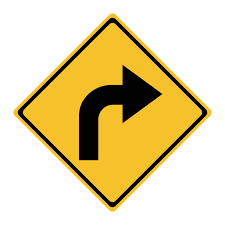
#> input picture Task2/Signs/turnright.png, 225 x 225 px, found by its file name
$ python test1.py
#> lines starting #> are read from the running program, lines starting #| are printed output that depends on the picture
import numpy as np
import cv2

def get_dominant_color(image,n_colors):
    pixels = np.float32(image).reshape((-1, 3))
    criteria = (cv2.TERM_CRITERIA_EPS + cv2.TERM_CRITERIA_MAX_ITER, 200, .1)
    flags, labels, centres = cv2.kmeans(
        pixels, n_colors, None, criteria, 10, cv2.KMEANS_RANDOM_CENTERS)
    return centres[0].astype(np.int32)


def get_square(image):
    gray = cv2.cvtColor(image, cv2.COLOR_BGR2GRAY)
    img = cv2.medianBlur(gray, 37)
    circles = cv2.HoughCircles(img, cv2.HOUGH_GRADIENT,1, 50, param1=120, param2=40)
    circles = np.uint16(np.around(circles))
    max_r, max_i = 0, 0
    #To find the largest circle
    for i in range(len(circles[:, :, 2][0])):
        if circles[:, :, 2][0][i] > max_r:
            max_i = i
            max_r = circles[:, :, 2][0][i]
    x, y, r = circles[:, :, :][0][max_i]
    if y > r and x > r:
        square = image[y-r:y+r, x-r:x+r]
    else:
        square = image[0:y+r, 0:x+r]
    return square

def get_from_circle(image):
    square = get_square(image)
    dominant_color = get_dominant_color(square, 1)
    return dominant_color


turn1 = cv2.imread('turnright.png')
#> turn1 is the input picture: shape (225, 225, 3); mean B, G, R 165.9, 211.7, 228.1
print(get_dominant_color(turn1, 1))
#> in get_dominant_color, `flags, labels, centres = cv2.kmeans( pixels, n_colors, None, criteria,..`: flags = 1.14e+09; centres = [[165.9, 211.7, 228.1]]
#| [165 211 228]

turn2 = cv2.imread('turnleft.jpeg')
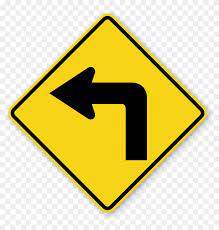
#> input picture Task2/Signs/turnleft.jpeg, 219 x 230 px, found by its file name
#> turn2 is the input picture: shape (230, 219, 3); mean B, G, R 149, 207.3, 218.1
print(get_dominant_color(turn2, 1))
#| [148 207 218]

turn3 = cv2.imread('turnU.png')
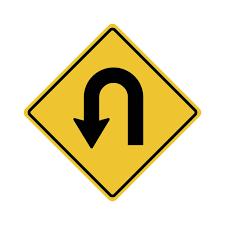
#> input picture Task2/Signs/turnU.png, 225 x 225 px, found by its file name
#> turn3 is the input picture: shape (225, 225, 3); mean B, G, R 183.8, 220.3, 230.5
print(get_dominant_color(turn3, 1))
#| [183 220 230]


# red1 = cv2.imread('red1.jpeg')
# print(get_dominant_color(red1, 1))
# print(get_from_circle(red1))


# green1 = cv2.imread('green1.jpeg')
# print(get_dominant_color(green1, 1))
# print(get_from_circle(green1))


# speed = cv2.imread('speed.jpeg')
# print(get_dominant_color(speed, 1))
# print(get_from_circle(speed))
# square = get_square(speed)

# # dilation = cv2.dilate(thresh1, rect_kernel, iterations = 3)
# # contours, hierarchy = cv2.findContours(dilation, cv2.RETR_EXTERNAL,cv2.CHAIN_APPROX_NONE)
# # im2 = square.copy()

# # for cnt in contours:
# #     x, y, w, h = cv2.boundingRect(cnt)
# #     # Draw the bounding box on the text area
# #     rect=cv2.rectangle(im2, (x, y), (x + w, y + h), (0, 255, 0), 2)
# #     # Crop the bounding box area
# #     cropped = im2[y:y + h, x:x + w]
# #     cv2.imwrite('rectanglebox.jpg',rect)
# #     # open the text file
# #     # Using tesseract on the cropped image area to get text
# #     text = pytesseract.image_to_string(cropped)
# #     print(text)

# speed1 = cv2.imread('speed1.jpeg')
# print(get_dominant_color(speed1, 1))
# print(get_from_circle(speed1))
# print(get_speed(get_square(speed)))


cv2.waitKey(0)
cv2.destroyAllWindows()
